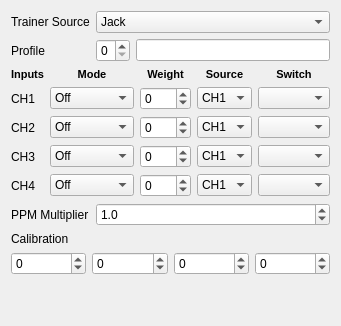
     <widget class="QWidget" name="tab">
      <attribute name="title">
       <string>Trainer</string>
      </attribute>
      <layout class="QGridLayout" name="gridLayout_6">
       <item row="4" column="0" colspan="2">
        <layout class="QGridLayout" name="gridLayout_4">
         <item row="2" column="0">
          <widget class="QLabel" name="chnLabel_1">
           <property name="text">
            <string>CH1</string>
           </property>
          </widget>
         </item>
         <item row="2" column="1">
          <widget class="QComboBox" name="modeCB_1">
           <item>
            <property name="text">
             <string>Off</string>
            </property>
           </item>
           <item>
            <property name="text">
             <string>Add</string>
            </property>
           </item>
           <item>
            <property name="text">
             <string>Substitute</string>
            </property>
           </item>
          </widget>
         </item>
         <item row="2" column="2">
          <widget class="QSpinBox" name="weightSB_1">
           <property name="accelerated">
            <bool>true</bool>
           </property>
           <property name="minimum">
            <number>-102</number>
           </property>
           <property name="maximum">
            <number>102</number>
           </property>
           <property name="singleStep">
            <number>4</number>
           </property>
          </widget>
         </item>
         <item row="2" column="3">
          <widget class="QComboBox" name="sourceCB_1">
           <item>
            <property name="text">
             <string>CH1</string>
            </property>
           </item>
           <item>
            <property name="text">
             <string>CH2</string>
            </property>
           </item>
           <item>
            <property name="text">
             <string>CH3</string>
            </property>
           </item>
           <item>
            <property name="text">
             <string>CH4</string>
            </property>
           </item>
          </widget>
         </item>
         <item row="2" column="4">
          <widget class="QComboBox" name="swtchCB_1"/>
         </item>
         <item row="3" column="0">
          <widget class="QLabel" name="chnLabel_2">
           <property name="text">
            <string>CH2</string>
           </property>
          </widget>
         </item>
         <item row="3" column="1">
          <widget class="QComboBox" name="modeCB_2">
           <item>
            <property name="text">
             <string>Off</string>
            </property>
           </item>
           <item>
            <property name="text">
             <string>Add</string>
            </property>
           </item>
           <item>
            <property name="text">
             <string>Substitute</string>
            </property>
           </item>
          </widget>
         </item>
         <item row="3" column="2">
          <widget class="QSpinBox" name="weightSB_2">
           <property name="minimum">
            <number>-102</number>
           </property>
           <property name="maximum">
            <number>102</number>
           </property>
           <property name="singleStep">
            <number>4</number>
           </property>
          </widget>
         </item>
         <item row="3" column="3">
          <widget class="QComboBox" name="sourceCB_2">
           <item>
            <property name="text">
             <string>CH1</string>
            </property>
           </item>
           <item>
            <property name="text">
             <string>CH2</string>
            </property>
           </item>
           <item>
            <property name="text">
             <string>CH3</string>
            </property>
           </item>
           <item>
            <property name="text">
             <string>CH4</string>
            </property>
           </item>
          </widget>
         </item>
         <item row="3" column="4">
          <widget class="QComboBox" name="swtchCB_2"/>
         </item>
         <item row="4" column="0">
          <widget class="QLabel" name="chnLabel_3">
           <property name="text">
            <string>CH3</string>
           </property>
          </widget>
         </item>
         <item row="4" column="1">
          <widget class="QComboBox" name="modeCB_3">
           <item>
            <property name="text">
             <string>Off</string>
            </property>
           </item>
           <item>
            <property name="text">
             <string>Add</string>
            </property>
           </item>
           <item>
            <property name="text">
             <string>Substitute</string>
            </property>
           </item>
          </widget>
         </item>
         <item row="4" column="2">
          <widget class="QSpinBox" name="weightSB_3">
           <property name="minimum">
            <number>-102</number>
           </property>
           <property name="maximum">
            <number>102</number>
           </property>
           <property name="singleStep">
            <number>4</number>
           </property>
          </widget>
         </item>
         <item row="4" column="3">
          <widget class="QComboBox" name="sourceCB_3">
           <item>
            <property name="text">
             <string>CH1</string>
            </property>
           </item>
           <item>
            <property name="text">
             <string>CH2</string>
            </property>
           </item>
           <item>
            <property name="text">
             <string>CH3</string>
            </property>
           </item>
           <item>
            <property name="text">
             <string>CH4</string>
            </property>
           </item>
          </widget>
         </item>
         <item row="4" column="4">
          <widget class="QComboBox" name="swtchCB_3"/>
         </item>
         <item row="5" column="0">
          <widget class="QLabel" name="chnLabel_4">
           <property name="text">
            <string>CH4</string>
           </property>
          </widget>
         </item>
         <item row="5" column="1">
          <widget class="QComboBox" name="modeCB_4">
           <item>
            <property name="text">
             <string>Off</string>
            </property>
           </item>
           <item>
            <property name="text">
             <string>Add</string>
            </property>
           </item>
           <item>
            <property name="text">
             <string>Substitute</string>
            </property>
           </item>
          </widget>
         </item>
         <item row="5" column="2">
          <widget class="QSpinBox" name="weightSB_4">
           <property name="minimum">
            <number>-102</number>
           </property>
           <property name="maximum">
            <number>102</number>
           </property>
           <property name="singleStep">
            <number>4</number>
           </property>
          </widget>
         </item>
         <item row="5" column="3">
          <widget class="QComboBox" name="sourceCB_4">
           <item>
            <property name="text">
             <string>CH1</string>
            </property>
           </item>
           <item>
            <property name="text">
             <string>CH2</string>
            </property>
           </item>
           <item>
            <property name="text">
             <string>CH3</string>
            </property>
           </item>
           <item>
            <property name="text">
             <string>CH4</string>
            </property>
           </item>
          </widget>
         </item>
         <item row="5" column="4">
          <widget class="QComboBox" name="swtchCB_4"/>
         </item>
         <item row="0" column="0">
          <widget class="QLabel" name="label_56">
           <property name="toolTip">
            <string>&lt;html&gt;&lt;head/&gt;&lt;body&gt;&lt;p&gt;The Trainer menu matches the four PPM channels (PPM1 to PPM4) received from the Slave transmitter to the sticks of the Master transmitter. That means they will REPLACE or ADD TO the Master TX sticks when Trainer is enabled, normally by a switch. The channel order of the Slave does not need to be the same as that of the Master, provided the PPMin channels and Master transmitter sticks are correctly matched using this screen. Nor do the stick modes of the two transmitters need to be the same.&lt;/p&gt;&lt;p&gt;The student's transmitter (Slave) does not need to have the same model programming as the instructor's, since only the stick values are used. It just needs a model memory to be set up with a basic four channel model programmed in it. No special settings or mixes are needed for such a basic setup. The Master and Slave transmitters do not have to be of the same type. Normally, almost any transmitter that sends a valid PPM signal on its trainer port can be made to work, but some may require different settings, special cables or additional circuitry. &lt;/p&gt;&lt;p&gt;&lt;br/&gt;&lt;/p&gt;&lt;/body&gt;&lt;/html&gt;</string>
           </property>
           <property name="text">
            <string>&lt;!DOCTYPE HTML PUBLIC &quot;-//W3C//DTD HTML 4.0//EN&quot; &quot;http://www.w3.org/TR/REC-html40/strict.dtd&quot;&gt;
&lt;html&gt;&lt;head&gt;&lt;meta name=&quot;qrichtext&quot; content=&quot;1&quot; /&gt;&lt;style type=&quot;text/css&quot;&gt;
p, li { white-space: pre-wrap; }
&lt;/style&gt;&lt;/head&gt;&lt;body style=&quot; font-family:'MS Shell Dlg 2'; font-size:8.25pt; font-weight:400; font-style:normal;&quot;&gt;
&lt;p style=&quot; margin-top:0px; margin-bottom:0px; margin-left:0px; margin-right:0px; -qt-block-indent:0; text-indent:0px;&quot;&gt;&lt;span style=&quot; font-size:8pt; font-weight:600;&quot;&gt;Inputs&lt;/span&gt;&lt;/p&gt;&lt;/body&gt;&lt;/html&gt;</string>
           </property>
           <property name="alignment">
            <set>Qt::AlignCenter</set>
           </property>
          </widget>
         </item>
         <item row="0" column="1">
          <widget class="QLabel" name="label_57">
           <property name="toolTip">
            <string>&lt;html&gt;&lt;head/&gt;&lt;body&gt;&lt;p&gt;The &lt;span style=&quot; font-weight:600;&quot;&gt;‘mode’ &lt;/span&gt;column selects how PPMin is used when the Trainer Switch is activated:&lt;/p&gt;&lt;p&gt;&lt;span style=&quot; font-size:11pt; font-weight:600;&quot;&gt;[off]&lt;/span&gt;&lt;span style=&quot; font-style:italic;&quot;&gt;Channel unused&lt;/span&gt;. No input from student stick&lt;/p&gt;&lt;p&gt;&lt;span style=&quot; font-size:11pt; font-weight:600;&quot;&gt;[+=] &lt;/span&gt;&lt;span style=&quot; font-style:italic;&quot;&gt;Add &lt;/span&gt;student stick value to instructor stick value (sometimes used for training when the student can already fly and only small and quick corrections are needed. When landing for example).&lt;/p&gt;&lt;p&gt;&lt;span style=&quot; font-size:11pt; font-weight:600;&quot;&gt;[:=] &lt;/span&gt;&lt;span style=&quot; font-style:italic;&quot;&gt;Replace &lt;/span&gt;instructor stick value with student stick value (normal training setup)&lt;/p&gt;&lt;/body&gt;&lt;/html&gt;</string>
           </property>
           <property name="text">
            <string>&lt;!DOCTYPE HTML PUBLIC &quot;-//W3C//DTD HTML 4.0//EN&quot; &quot;http://www.w3.org/TR/REC-html40/strict.dtd&quot;&gt;
&lt;html&gt;&lt;head&gt;&lt;meta name=&quot;qrichtext&quot; content=&quot;1&quot; /&gt;&lt;style type=&quot;text/css&quot;&gt;
p, li { white-space: pre-wrap; }
&lt;/style&gt;&lt;/head&gt;&lt;body style=&quot; font-family:'MS Shell Dlg 2'; font-size:8.25pt; font-weight:400; font-style:normal;&quot;&gt;
&lt;p style=&quot; margin-top:0px; margin-bottom:0px; margin-left:0px; margin-right:0px; -qt-block-indent:0; text-indent:0px;&quot;&gt;&lt;span style=&quot; font-size:8pt; font-weight:600;&quot;&gt;Mode&lt;/span&gt;&lt;/p&gt;&lt;/body&gt;&lt;/html&gt;</string>
           </property>
           <property name="alignment">
            <set>Qt::AlignCenter</set>
           </property>
          </widget>
         </item>
         <item row="0" column="2">
          <widget class="QLabel" name="label_58">
           <property name="toolTip">
            <string>&lt;html&gt;&lt;head/&gt;&lt;body&gt;&lt;p&gt;The ‘&lt;span style=&quot; font-weight:600;&quot;&gt;Weight&lt;/span&gt;’ entry applies a weighting to the PPMin value from -100 to +100. Use negative values to reverse the input if necessary. Values closer to 0 reduce the student's control sensitivity.&lt;/p&gt;&lt;/body&gt;&lt;/html&gt;</string>
           </property>
           <property name="text">
            <string>&lt;!DOCTYPE HTML PUBLIC &quot;-//W3C//DTD HTML 4.0//EN&quot; &quot;http://www.w3.org/TR/REC-html40/strict.dtd&quot;&gt;
&lt;html&gt;&lt;head&gt;&lt;meta name=&quot;qrichtext&quot; content=&quot;1&quot; /&gt;&lt;style type=&quot;text/css&quot;&gt;
p, li { white-space: pre-wrap; }
&lt;/style&gt;&lt;/head&gt;&lt;body style=&quot; font-family:'MS Shell Dlg 2'; font-size:8.25pt; font-weight:400; font-style:normal;&quot;&gt;
&lt;p style=&quot; margin-top:0px; margin-bottom:0px; margin-left:0px; margin-right:0px; -qt-block-indent:0; text-indent:0px;&quot;&gt;&lt;span style=&quot; font-size:8pt; font-weight:600;&quot;&gt;Weight&lt;/span&gt;&lt;/p&gt;&lt;/body&gt;&lt;/html&gt;</string>
           </property>
           <property name="alignment">
            <set>Qt::AlignCenter</set>
           </property>
          </widget>
         </item>
         <item row="0" column="3">
          <widget class="QLabel" name="label_59">
           <property name="toolTip">
            <string>&lt;html&gt;&lt;head/&gt;&lt;body&gt;&lt;p&gt;The &lt;span style=&quot; font-weight:600;&quot;&gt;‘Source&lt;/span&gt;’ entry assigns a PPMin channel to each stick shown on the left column.&lt;/p&gt;&lt;/body&gt;&lt;/html&gt;</string>
           </property>
           <property name="text">
            <string>&lt;!DOCTYPE HTML PUBLIC &quot;-//W3C//DTD HTML 4.0//EN&quot; &quot;http://www.w3.org/TR/REC-html40/strict.dtd&quot;&gt;
&lt;html&gt;&lt;head&gt;&lt;meta name=&quot;qrichtext&quot; content=&quot;1&quot; /&gt;&lt;style type=&quot;text/css&quot;&gt;
p, li { white-space: pre-wrap; }
&lt;/style&gt;&lt;/head&gt;&lt;body style=&quot; font-family:'MS Shell Dlg 2'; font-size:8.25pt; font-weight:400; font-style:normal;&quot;&gt;
&lt;p style=&quot; margin-top:0px; margin-bottom:0px; margin-left:0px; margin-right:0px; -qt-block-indent:0; text-indent:0px;&quot;&gt;&lt;span style=&quot; font-size:8pt; font-weight:600;&quot;&gt;Source&lt;/span&gt;&lt;/p&gt;&lt;/body&gt;&lt;/html&gt;</string>
           </property>
           <property name="alignment">
            <set>Qt::AlignCenter</set>
           </property>
          </widget>
         </item>
         <item row="0" column="4">
          <widget class="QLabel" name="label_60">
           <property name="toolTip">
            <string>&lt;html&gt;&lt;head/&gt;&lt;body&gt;&lt;p&gt;The ‘&lt;span style=&quot; font-weight:600;&quot;&gt;Switch&lt;/span&gt;’ entry selects the switch used to activate trainer operation; normally TRN is used for all channels, but it is possible to select any physical switch, Logical switch, or the inverse of all of them.&lt;/p&gt;&lt;/body&gt;&lt;/html&gt;</string>
           </property>
           <property name="text">
            <string>&lt;!DOCTYPE HTML PUBLIC &quot;-//W3C//DTD HTML 4.0//EN&quot; &quot;http://www.w3.org/TR/REC-html40/strict.dtd&quot;&gt;
&lt;html&gt;&lt;head&gt;&lt;meta name=&quot;qrichtext&quot; content=&quot;1&quot; /&gt;&lt;style type=&quot;text/css&quot;&gt;
p, li { white-space: pre-wrap; }
&lt;/style&gt;&lt;/head&gt;&lt;body style=&quot; font-family:'MS Shell Dlg 2'; font-size:8.25pt; font-weight:400; font-style:normal;&quot;&gt;
&lt;p style=&quot; margin-top:0px; margin-bottom:0px; margin-left:0px; margin-right:0px; -qt-block-indent:0; text-indent:0px;&quot;&gt;&lt;span style=&quot; font-size:8pt; font-weight:600;&quot;&gt;Switch&lt;/span&gt;&lt;/p&gt;&lt;/body&gt;&lt;/html&gt;</string>
           </property>
           <property name="alignment">
            <set>Qt::AlignCenter</set>
           </property>
          </widget>
         </item>
        </layout>
       </item>
       <item row="5" column="0">
        <widget class="QLabel" name="label_33">
         <property name="toolTip">
          <string>&lt;html&gt;&lt;head/&gt;&lt;body&gt;&lt;p&gt;&lt;span style=&quot; font-weight:600;&quot;&gt;Multiplier&lt;/span&gt; adjusts all PPMin values by a factor from 0.0 to 5.0. It is normally left at 1&lt;/p&gt;&lt;/body&gt;&lt;/html&gt;</string>
         </property>
         <property name="text">
          <string>PPM Multiplier</string>
         </property>
        </widget>
       </item>
       <item row="5" column="1">
        <widget class="QDoubleSpinBox" name="PPM_MultiplierDSB">
         <property name="decimals">
          <number>1</number>
         </property>
         <property name="maximum">
          <double>5.000000000000000</double>
         </property>
         <property name="value">
          <double>1.000000000000000</double>
         </property>
        </widget>
       </item>
       <item row="6" column="0">
        <widget class="QLabel" name="label_34">
         <property name="toolTip">
          <string>&lt;html&gt;&lt;head/&gt;&lt;body&gt;&lt;p&gt;This setting calibrates the Master radio to use the Trainer signals coming from the Slave Tx.&lt;/p&gt;&lt;p&gt;To calibrate the Master radio to use the PPMin signals coming from the Slave Tx, first turn on its power switch and select the memory for the trainer model. Then go to Model Setup, General and set Trainer to ON. Now plug the trainer cable into the student transmitter with the power switch in the OFF position. This activates the student transmitter in slave mode. With the Master transmitter still turned ON, plug the trainer cable into its trainer port. The Trainer menu should now show the PPM input values changing when you move the sticks on the Slave transmitter. Centre the sticks and trims on the Slave transmitter,&lt;span style=&quot; font-weight:600;&quot;&gt; including the throttle.&lt;/span&gt; Now highlight &lt;span style=&quot; font-weight:600;&quot;&gt;'Cal'&lt;/span&gt; in the Trainer setup menu on the Master transmitter and press the [MENU] button. All of the values to the right of 'Cal' should change to zero. In order to check that calibration has been successful, you should move the sticks on the Slave (student) transmitter to their fullest extents and make sure that each stick axis has a range of about -100 to 100. This completes calibration of the trainer setup. If necessary, the Multiplier can be used to adjust the input values, but is normally not required.&lt;/p&gt;&lt;p&gt;Test the trainer setup to ensure that control of the primary flight functions transfers correctly to the student when the trainer switch is ON. Check in particular that controls work in the proper directions on both transmitters.&lt;/p&gt;&lt;/body&gt;&lt;/html&gt;</string>
         </property>
         <property name="text">
          <string>Calibration</string>
         </property>
        </widget>
       </item>
       <item row="7" column="0" colspan="2">
        <layout class="QGridLayout" name="gridLayout_5">
         <item row="0" column="0">
          <widget class="QSpinBox" name="trainerCalib_1">
           <property name="minimum">
            <number>-2050</number>
           </property>
           <property name="maximum">
            <number>2050</number>
           </property>
          </widget>
         </item>
         <item row="0" column="1">
          <widget class="QSpinBox" name="trainerCalib_2">
           <property name="minimum">
            <number>-2050</number>
           </property>
           <property name="maximum">
            <number>2050</number>
           </property>
          </widget>
         </item>
         <item row="0" column="2">
          <widget class="QSpinBox" name="trainerCalib_3">
           <property name="minimum">
            <number>-2050</number>
           </property>
           <property name="maximum">
            <number>2050</number>
           </property>
          </widget>
         </item>
         <item row="0" column="3">
          <widget class="QSpinBox" name="trainerCalib_4">
           <property name="minimum">
            <number>-2050</number>
           </property>
           <property name="maximum">
            <number>2050</number>
           </property>
          </widget>
         </item>
        </layout>
       </item>
       <item row="8" column="0">
        <spacer name="verticalSpacer_3">
         <property name="orientation">
          <enum>Qt::Vertical</enum>
         </property>
         <property name="sizeHint" stdset="0">
          <size>
           <width>20</width>
           <height>40</height>
          </size>
         </property>
        </spacer>
       </item>
       <item row="0" column="0">
        <widget class="QLabel" name="label_54">
         <property name="toolTip">
          <string>&lt;html&gt;&lt;head/&gt;&lt;body&gt;&lt;p&gt;Here you select the type of input for the Trainer.&lt;/p&gt;&lt;p&gt;&lt;span style=&quot; font-weight:600;&quot;&gt;Jack: &lt;/span&gt;The Jack plug on the back of the radio.&lt;/p&gt;&lt;p&gt;&lt;span style=&quot; font-weight:600;&quot;&gt;BT:&lt;/span&gt; The trainer signal will be received from a Bluetooth module, if installed.&lt;/p&gt;&lt;p&gt;&lt;span style=&quot; font-weight:600;&quot;&gt;None&lt;/span&gt;&lt;/p&gt;&lt;p&gt;&lt;span style=&quot; font-weight:600;&quot;&gt;Slave&lt;/span&gt;&lt;/p&gt;&lt;/body&gt;&lt;/html&gt;</string>
         </property>
         <property name="text">
          <string>Trainer Source</string>
         </property>
        </widget>
       </item>
       <item row="0" column="1">
        <widget class="QComboBox" name="TrainerSourceCB">
         <item>
          <property name="text">
           <string>Jack</string>
          </property>
         </item>
         <item>
          <property name="text">
           <string>Sbus/BT</string>
          </property>
         </item>
         <item>
          <property name="text">
           <string>Cppm/COM2</string>
          </property>
         </item>
         <item>
          <property name="text">
           <string>Slave</string>
          </property>
         </item>
        </widget>
       </item>
       <item row="3" column="1">
        <layout class="QHBoxLayout" name="horizontalLayout_4">
         <item>
          <widget class="QSpinBox" name="TrainerProfileSB">
           <property name="minimum">
            <number>0</number>
           </property>
           <property name="maximum">
            <number>3</number>
           </property>
          </widget>
         </item>
         <item>
          <widget class="QLineEdit" name="lineEdit">
           <property name="maxLength">
            <number>6</number>
           </property>
          </widget>
         </item>
        </layout>
       </item>
       <item row="3" column="0">
        <widget class="QLabel" name="label_55">
         <property name="toolTip">
          <string>&lt;html&gt;&lt;head/&gt;&lt;body&gt;&lt;p&gt;Four Trainer profiles are available. You can configure and calibrate 4 different radios, without having to configure the Trainer menu every time you use a different Slave transmitter . A very nice feature if you teach other people to fly and they use their own radio..&lt;/p&gt;&lt;/body&gt;&lt;/html&gt;</string>
         </property>
         <property name="text">
          <string>Profile</string>
         </property>
        </widget>
       </item>
      </layout>
     </widget>
